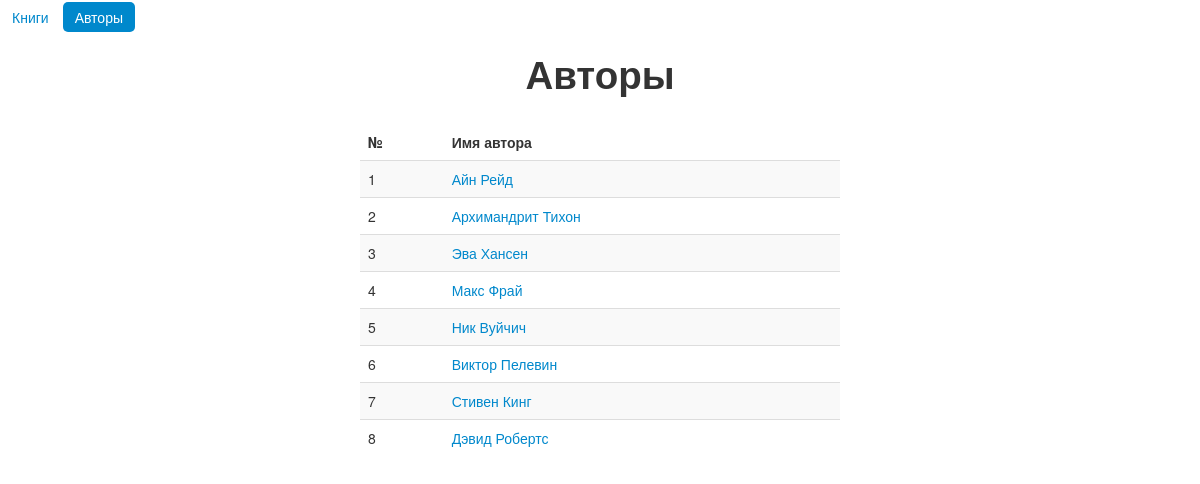
Screenshot of /index.php/authors with the database file from the repository.
### tables this page shows
CREATE TABLE IF NOT EXISTS `authors` (
  `id_author` int(8) NOT NULL AUTO_INCREMENT,
  `firstName` varchar(40) DEFAULT NULL,
  `lastName` varchar(40) DEFAULT NULL,
  PRIMARY KEY (`id_author`)
);

### application/controllers/authors.php (called while the page is built, shortened)
<?php
class Authors extends CI_Controller {
	public function __construct() {
		$this->load->model('books_model');
		$this->load->model('authors_model');
		$this->load->model('books_author_model');
		$this->load->model('books_genre_model');
		$this->load->model('genres_model');
	}
	public function index()	{
		$data['authors'] = $this->authors_model->get_authors();
		$data['title'] = 'Авторы';
		$data['active'] = 'authors';
		$this->load->view('templates/header', $data);
		$this->load->view('authors/authors', $data);
		$this->load->view('templates/footer');
	}
}

### index.php (called while the page is built, shortened)
<?php
require_once BASEPATH.'core/CodeIgniter.php';

### application/models/authors_model.php (called while the page is built, shortened)
<?php
class Authors_model extends CI_Model {
	public function get_authors() {
		$query = $this->db->get('authors');
		return $query->result_array();
	}
}

### application/views/authors/authors.php (the view)
<table class="table table-striped table-hover" style="width:40%; margin:0 auto; ">
	<thead><tr><th>№</th><th>Имя автора</th></tr></thead>
	<?php $count = 0;?>
	<?php foreach ($authors as $authors_item): ?>
	 <?php $count++;?>
	    <tr>
	    	<td><?php echo $count;?></td>
	    	<td><a href="<?php echo URL."index.php/authors/".$authors_item['id_author'] ?>">
	    		<?php echo $authors_item['firstName']." "; echo $authors_item['lastName']; ?></a></td></tr>
	<?php endforeach ?>
</table>

### application/views/templates/header.php (shortened to what this page needs)
<!DOCTYPE html PUBLIC "-//W3C//DTD XHTML 1.0 Transitional//EN" "http://www.w3.org/TR/xhtml1/DTD/xhtml1-transitional.dtd">
<html xmlns="http://www.w3.org/1999/xhtml" xml:lang="ru" lang="ru">
<head>
<link rel="stylesheet" href="<?php echo(CSS.'bootstrap.css'); ?>">
</head>
<body>
<ul class="nav nav-pills" >
  <li <?php echo ($active == "books") ? "class='active'" : ""?> >
     <a href="<?php echo URL; ?>">Книги</a>
  </li>
  <li <?php echo ($active == "authors") ? "class='active'" : ""?> >
  	<a href="<?php echo URL."index.php/authors/";?>">Авторы</a>
  </li>
</ul>
	<h1><?php echo "<center>".$title."</center>" ?></h1><br>

### application/views/templates/footer.php
</body>
</html>

### rows the page displays
authors: firstName "Айн", lastName "Рейд"
authors: firstName "Архимандрит", lastName "Тихон"
authors: firstName "Эва", lastName "Хансен"
authors: firstName "Макс", lastName "Фрай"
authors: firstName "Ник", lastName "Вуйчич"
authors: firstName "Виктор", lastName "Пелевин"
authors: firstName "Стивен", lastName "Кинг"
authors: firstName "Дэвид", lastName "Робертс"

### other values shown
$title "Авторы"
